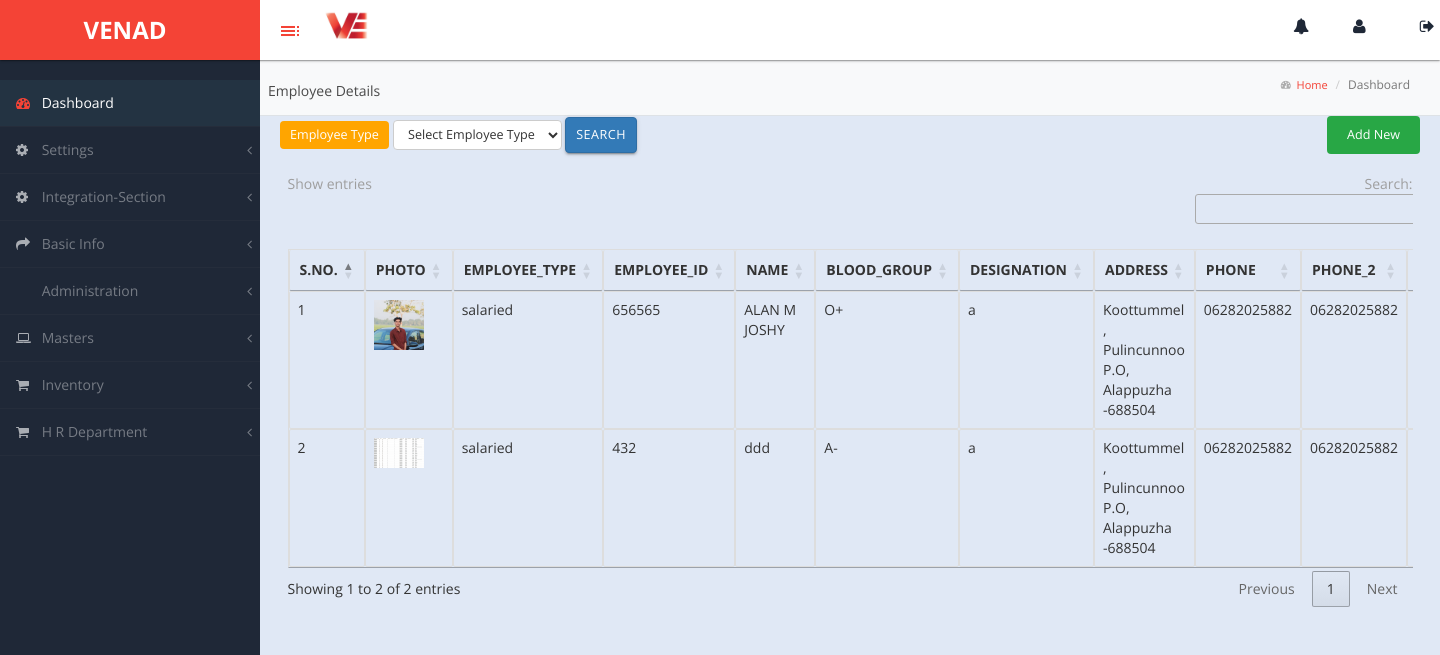
/employeemaster/, run on the app's committed database.
### venadapp/models.py (models this page shows, shortened)
class Employee(models.Model):
    emp_type=models.CharField(max_length=100,null=True)
    photo = models.ImageField(upload_to='photos/', null=True, blank=True)
    employee_id = models.CharField(max_length=50, null=True)  # Assuming it's unique
    name = models.CharField(max_length=255)
    blood_group = models.CharField(max_length=10, null=True, blank=True)
    designation = models.CharField(max_length=255)
    address = models.CharField(max_length=350)
    phone = models.CharField(max_length=20)
    phone_2 = models.CharField(max_length=20, null=True, blank=True)
    email = models.EmailField(max_length=255)
    doj = models.DateField()  # Date of Joining
    basic_salary = models.DecimalField(max_digits=10, decimal_places=2)
    ac_number = models.CharField(max_length=255)  # Account Number
    govt_id = models.ImageField(upload_to='photos/', null=True, blank=True)

### venadapp/views.py (the view)
# urls.py: path("employeemaster/", views.employeemaster),
def employeemaster(request):
    emp = Employee.objects.all()  # Fetch all financial years
    context = {
        'employeemaster': emp
    }
    return render(request, 'employeemaster.html', context)

### templates/employeemaster.html (shortened to what this page needs)
<!DOCTYPE html>
{% load static %}
<html>
<head>
    <link rel="stylesheet" href="https://cdn.datatables.net/1.11.5/css/jquery.dataTables.min.css">
    <link rel="stylesheet" href="https://cdnjs.cloudflare.com/ajax/libs/font-awesome/5.15.4/css/all.min.css">
</head>
<body>
{% include 'base.html' %}
<div id="page-wrapper">
    <div class="header">
        <div class="navbar2">
            <p class="financial-year">Employee Details</p>
            <ol class="breadcrumb">
                <li><i style="font-size: 10px; padding-top: 5px;" class="fa fa-tachometer"></i><a href="#"> &nbsp;&nbsp;Home</a></li>
                <li class="active">Dashboard</li>
            </ol>
        </div>
    </div>
    <div class="container mt-5 position-relative">
        <div class="filter-box">
            <div>
                <button class="employee-type-button">Employee Type</button>
                <div class="dropdown-box">
                    <select id="employeeTypeSelect" class="waves-effect waves-dark">
                        <option value="">Select Employee Type</option>
                    </select>
                </div>
                <button id="searchButton" class="btn btn-primary">Search</button>
            </div>
            <a href="/employeemasteradd/" class="add-new-button">Add New</a>
        </div>
        <div class="row">
            <div class="col-md-12">
                <div class="table-responsive">
                    <table class="table table-bordered" id="financialYearTable">
                        <thead>
                            <tr>
                                <th>S.NO.</th>
                                <th>PHOTO</th>
                                <th>EMPLOYEE_TYPE</th>
                                <th>EMPLOYEE_ID</th>
                                <th>NAME</th>
                                <th>BLOOD_GROUP</th>
                                <th>DESIGNATION</th>
                                <th>ADDRESS</th>
                                <th>PHONE</th>
                                <th>PHONE_2</th>
                                <th>EMAIL</th>
                            </tr>
                        </thead>
                        <tbody>
                            {% for employee in employeemaster %}
                            <tr>
                                <td>{{ forloop.counter }}</td>
                                <td>
                                        <img src="{{ employee.photo }}" alt="Employee Photo" width="50">
                                </td>
                                <td>{{ employee.emp_type }}</td>
                                <td>{{ employee.employee_id }}</td>
                                <td>{{ employee.name }}</td>
                                <td>{{ employee.blood_group }}</td>
                                <td>{{ employee.designation }}</td>
                                <td>{{ employee.address }}</td>
                                <td>{{ employee.phone }}</td>
                                <td>{{ employee.phone_2 }}</td>
                                <td>{{ employee.email }}</td>
                            </tr>
                            {% endfor %}
                        </tbody>
                    </table>
                </div>
            </div>
        </div>
    </div>
</div>
</body>
</html>

### static/css/custom-styles.css (style rules this page uses)
body { font-family: 'Open Sans', sans-serif; background: #1F2837; }
#page-wrapper { padding: 15px 15px; min-height: 600px; background: #ececec; }
p { font-size: 14px; line-height:25px; }
#page-wrapper { position: relative; top: 55px; -moz-box-shadow: 0 0 10px #757575; }
.breadcrumb { padding: 10px 10px 10px 20px;margin-bottom: 0;list-style: none;border-radius: 0;background: transparent;line-height: 20px;font-size: 11px;margin-left: 14px; }
#page-wrapper { background: #e0e8f5; }
@media (min-width:768px) { #page-wrapper { margin: 0 0 0 260px; padding: 0; min-height: 1200px; } }
.header .breadcrumb:before { font-size: 11px; margin-right: 0px; color: #717171; display: none; }
.header .breadcrumb li a { font-size: 11px; font-size: 11px; text-decoration: none; color: #717171; text-decoration: none; color: #f44336; }

### templates/employeemaster.html (style rules this page uses)
.navbar2 { display: flex; justify-content: space-between; align-items: center; background-color: #f8f9fa; padding: 10px 20px; border-bottom: 1px solid #dee2e6; }
.financial-year, .current-date { margin: 0; }
.breadcrumb { margin: 0; padding: 0; background: none; }
.breadcrumb li { display: inline; font-size: 12px; }
.breadcrumb li a { text-decoration: none; }
.dropdown-box { display: inline-block; position: relative; }
.dropdown-box select { padding: 5px 10px; border: 1px solid #ccc; border-radius: 4px; font-size: 0.9em; background-color: #fff; cursor: pointer; }
.filter-box { display: flex; align-items: center; justify-content: space-between; margin-bottom: 20px; gap: 10px; }
.filter-box select { padding: 5px 10px; border: 1px solid #ccc; border-radius: 4px; font-size: 0.9em; background-color: #fff; cursor: pointer; }
.filter-box button { padding: 5px 10px; font-size: 0.9em; }
.employee-type-button { padding: 5px 10px; font-size: 0.9em; background-color: orange; color: white; border: none; border-radius: 4px; cursor: pointer; }
.add-new-button { background-color: #28a745; color: white; border: none; padding: 10px 20px; font-size: 0.9em; border-radius: 4px; cursor: pointer; text-align: center; text-decoration: none; }

### templates/base.html (style rules this page uses)
.navbar2 { display: flex; align-items: center; padding-left: 8px; }
.financial-year { padding-top: 10px; color: rgb(73, 73, 73); margin-right: 20px; }

### data on the page
Employee: photo (picture), emp_type "salaried", employee_id "656565", name "ALAN M JOSHY", blood_group "O+", designation "a", address "Koottummel , Pulincunnoo P.O, Alappuzha -688504", phone "06282025882", phone_2 "06282025882"
Employee: shows a picture, emp_type "salaried", employee_id "432", name "ddd", blood_group "A-", designation "a", address "Koottummel , Pulincunnoo P.O, Alappuzha -688504", phone "06282025882", phone_2 "06282025882"
